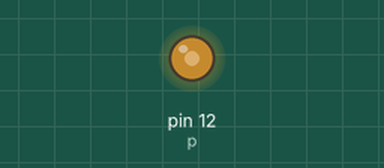
The program below on a simulated Raspberry Pi (header pin numbers). On the bench: output pins drawn as LEDs (lit = HIGH). At 3.0 s the program stops and its outputs stay as they are.

Above: at 0.1 s.
At 3.1 s:
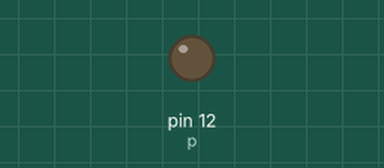
Timing chart, 0 to 4.5 s (numbered marks = the images above):
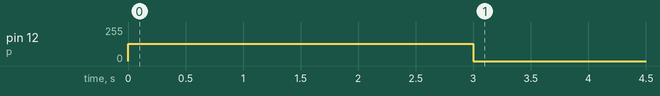

The program:

pwm-test-01.py
```python
import RPi.GPIO as gpio
from time import sleep

gpio.setmode(gpio.BOARD)
gpio.setup(12,gpio.OUT)
p = gpio.PWM(12,2300)      #2kHz
p.start(50)                #%duty cycle
#print input("Press <return>")
sleep (3)
p.stop()
gpio.cleanup()
```
